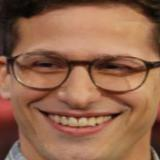
#> input picture FVS By Ahmed Ramie/images/Andy Samberg.png, 160 x 160 px, given in place of testimage.png, which was not available
$ jupyter execute --allow-errors FaceRecognition.ipynb   (Python 2 division)   (text cells are left out)
#> lines starting #> are read from the running program, lines starting #| are printed output that depends on the picture
[cell 1]
import cv2 # to work with images
import pandas as pd # to work with dataframes
import re # to use regular expressions
import matplotlib.pyplot as plt # to plot the graphs
import os # to use operating system function
import time #to use for time delays
import numpy as np #to use numerical calculations
from datetime import datetime #library to get time and date
import sqlite3 #to handle database management

[cell 2]
class FaceRecognizer: #define a class for Face Recognition
    def __init__(self,thresold=0.5,draw=True): #Initialize the class
        self.thresold=thresold # set the thresold for face recognition
        self.draw=draw # set the draw flag to draw the rectangle on face
        self.unknownmatch=0 #initialize the unknown match counter to 0
        detector_weights ="model/face_detection_yunet_2023mar.onnx"  #face detection model path
        self.face_detector = cv2.FaceDetectorYN_create(detector_weights, "", (0, 0)) # fit the detection weights
        self.face_detector.setScoreThreshold(0.87) # set the score thresold for detection
        recogniser_weights = "model/face_recognizer_fast.onnx" #face recognition model path
        self.face_recognizer = cv2.FaceRecognizerSF_create(recogniser_weights, "") # fit the recognition weights
        self.create_feature() #calling the function to crate the face features
    # [67 lines left out: functions create_feature, recognize_face, match, detect, not called in this run]

[cell 3]
image_dir = r'images' #definning the image directory
files = os.listdir(image_dir) #list all the files in the directory
pattern = re.compile(r"^(.*?)(\d*)\.png$") #pattern to match the file name and extension
first_occurrence = {} # Dictionary to keep track of the first occurrence of each person
for filename in files:
    if filename.endswith('.png'):
        match = pattern.match(filename) # Match the pattern with the filename
        if match:
            name = match.group(1) # Extract the name from the filename
            if name not in first_occurrence:
                first_occurrence[name] = filename # Record the first occurrence of this name
            else:
                os.remove(os.path.join(image_dir, filename)) # Delete the duplicate file
                print(f"Deleted duplicate: {filename}")
print("Cleanup completed.")
df_counts = pd.DataFrame(list(first_occurrence.items()), columns=['Name', 'Count']) # Convert to DataFrame for easy plotting
df_counts.sort_values(by='Count', ascending=False, inplace=True)
plt.figure(figsize=(10, 6))
plt.bar(df_counts['Name'], df_counts['Count'])
plt.xlabel('Name')
plt.ylabel('Number of Images')
plt.title('Number of Images per Person')
plt.xticks(rotation=90)
plt.show()
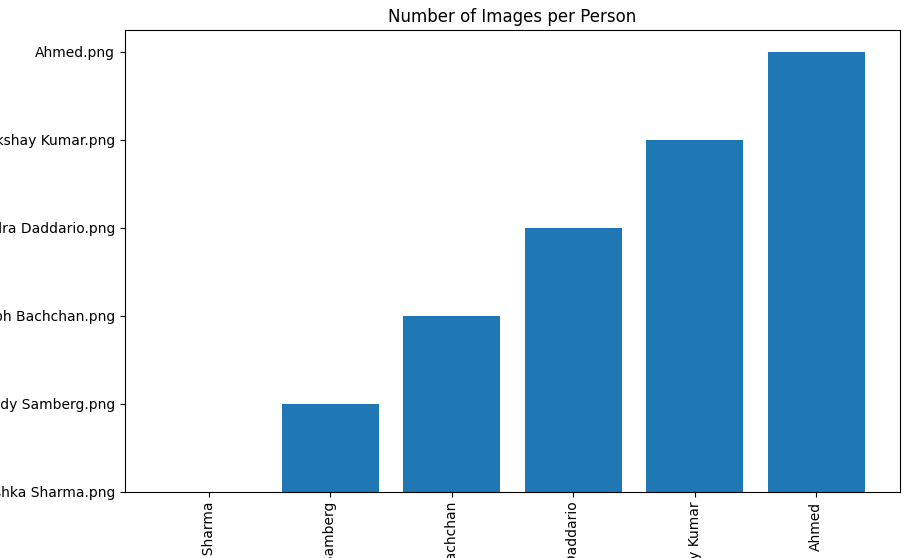
#> figure drawn by matplotlib, 1 panel; tallest bar 5 high, from x = 4.6 to 5.4

[cell 4]
class DBManager: # defining the database amangement class
    # [43 lines left out: functions __init__, close_connection, create_table_attendance, insert_into_attendance, get_last_entry_time, not called in this run]

[cell 5]
# [4 lines left out: function get_current_datetime, not called in this run]

[cell 6]
# [5 lines left out: function authenticate_user, not called in this run]

[cell 7]
image=cv2.imread('testimage.png') #geting the test image
#> image is the input picture: shape (160, 160, 3); mean B, G, R 76.6, 101.7, 147.1
#> (the rest of this cell did not finish here and is left out)

authenticated_user=authenticate_user(face_recognizer,image) #calling authentiction function
if authenticated_user:
    print(f"Access granted to {authenticated_user}")
    print(f"Welcome {authenticated_user}")
else:
    print("Access denied")

[cell 8]
# [7 lines left out: function authenticate_payment, not called in this run]

#> (a cell that did not finish here is left out)

image=cv2.imread('testimage.png') #geting the test image
name='Ahmed' #define name
amount=500 #set payment amount
authenticate_payment(face_recognizer,image,name,amount) # authenticate the payment with parameters name and amount

[cell 10]
def take_attendance():
    recognizer=FaceRecognizer() #instanciate the face recognition class

$ run again, on FVS By Ahmed Ramie/images/Anushka Sharma.png
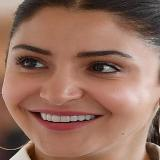
#> input picture FVS By Ahmed Ramie/images/Anushka Sharma.png, 160 x 160 px, given in place of testimage.png, which was not available
#> `plt.show()`:
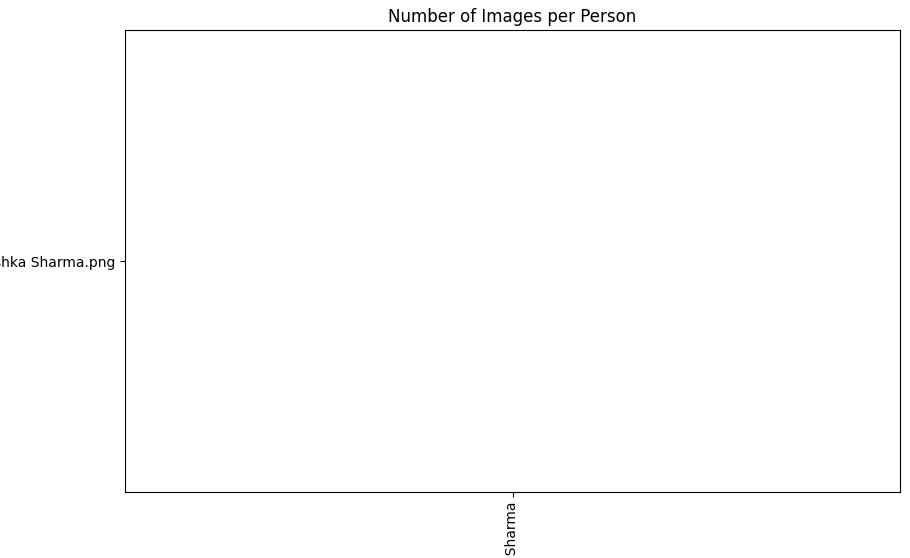
#> figure drawn by matplotlib, 1 panel
#> image is the input picture: shape (160, 160, 3); mean B, G, R 94.8, 110.5, 149.9

$ run again, on FVS By Ahmed Ramie/images/Ashley Olsen.png
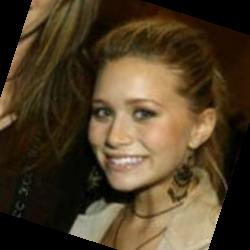
#> input picture FVS By Ahmed Ramie/images/Ashley Olsen.png, 250 x 250 px, given in place of testimage.png, which was not available
#> `plt.show()`:
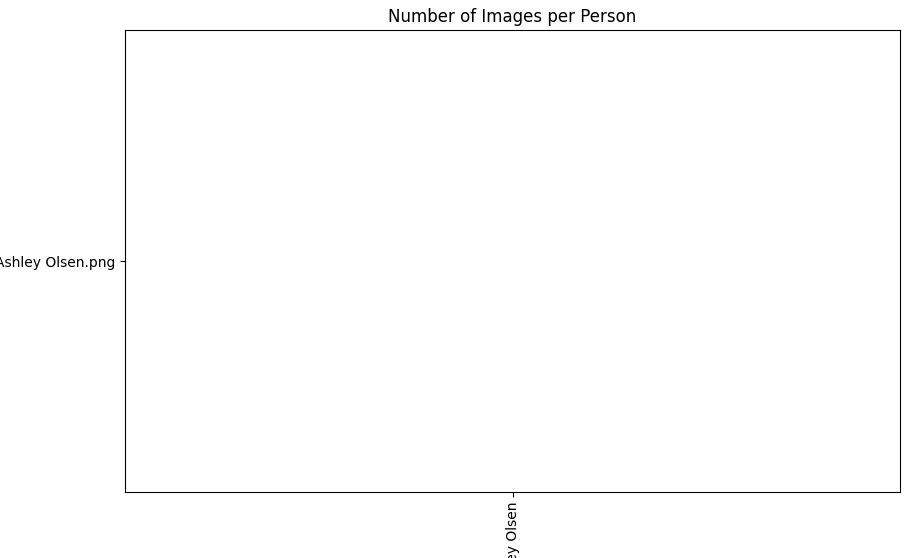
#> figure drawn by matplotlib, 1 panel
#> image is the input picture: shape (250, 250, 3); mean B, G, R 39.5, 62, 78.2
